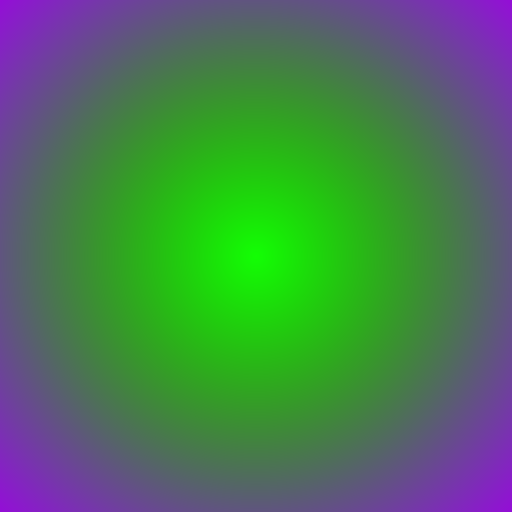

The Python source for this figure:
"""
Exercise 2, Goal 1: Zoomed coordinate range
Shows how changing the linspace range affects the visualization.
"""
import numpy as np
from PIL import Image

def sigmoid(x):
    return 1.0 / (1.0 + np.exp(-x))

def relu(x):
    return np.maximum(0, x)

def tanh_activation(x):
    return np.tanh(x)

width, height = 512, 512

# Zoomed in range: -2 to 2 (shows more detail of the center)
x = np.linspace(-2, 2, width)
y = np.linspace(-2, 2, height)
X, Y = np.meshgrid(x, y)

distance = np.sqrt(X**2 + Y**2)

red_channel = sigmoid(distance - 2.5) * 255
green_channel = relu(3 - distance) / 3 * 255
blue_channel = (tanh_activation(distance - 2) + 1) / 2 * 255

image_array = np.zeros((height, width, 3), dtype=np.uint8)
image_array[:, :, 0] = red_channel.astype(np.uint8)
image_array[:, :, 1] = green_channel.astype(np.uint8)
image_array[:, :, 2] = blue_channel.astype(np.uint8)

output = Image.fromarray(image_array, mode='RGB')
output.save('exercise2_goal1_zoomed.png')
print("Saved exercise2_goal1_zoomed.png")
